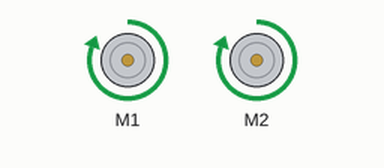
Bench run of a program on a simulated Raspberry Pi (BCM pin numbers). On the bench: 2 × DC motor (green arrow = forward, orange = backward, longer = faster). Motors are numbered in the order the program creates them (left before right in a Robot). At 24.0 s the program stops and its outputs stay as they are.

Above: at 0.1 s.
At 7.1 s:
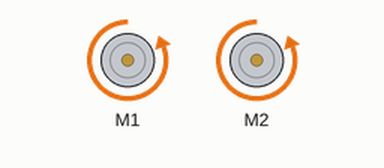
At 17.1 s:
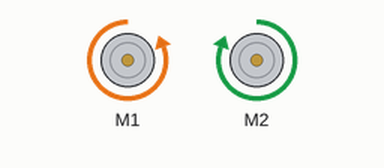
At 24.1 s:
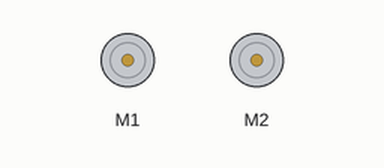
Timing chart, 0 to 25.5 s (numbered marks = the images above):
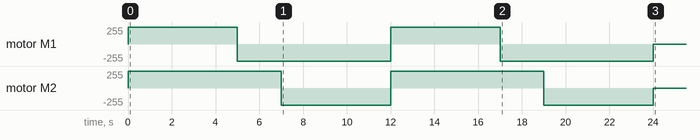

The program:

robot_test.py
```python
import gpiozero
import time

robot = gpiozero.Robot(left=(17, 18), right=(27, 22))

for i in range(1, 3):
    robot.forward()
    time.sleep(5)

    robot.left()
    time.sleep(2)

    robot.backward()
    time.sleep(5)
robot.stop()
```

Measured:
- by itself, motor M1: stopped → forward 255/255 at 0.02 s, → backward 255/255 5.0 s later, → forward 255/255 7.0 s later, → backward 255/255 5.0 s later, … (5 changes in this stretch)
- by itself, motor M2: stopped → forward 255/255 at 0.02 s, → backward 255/255 7.0 s later, → forward 255/255 5.0 s later, → backward 255/255 7.0 s later, … (5 changes in this stretch)
